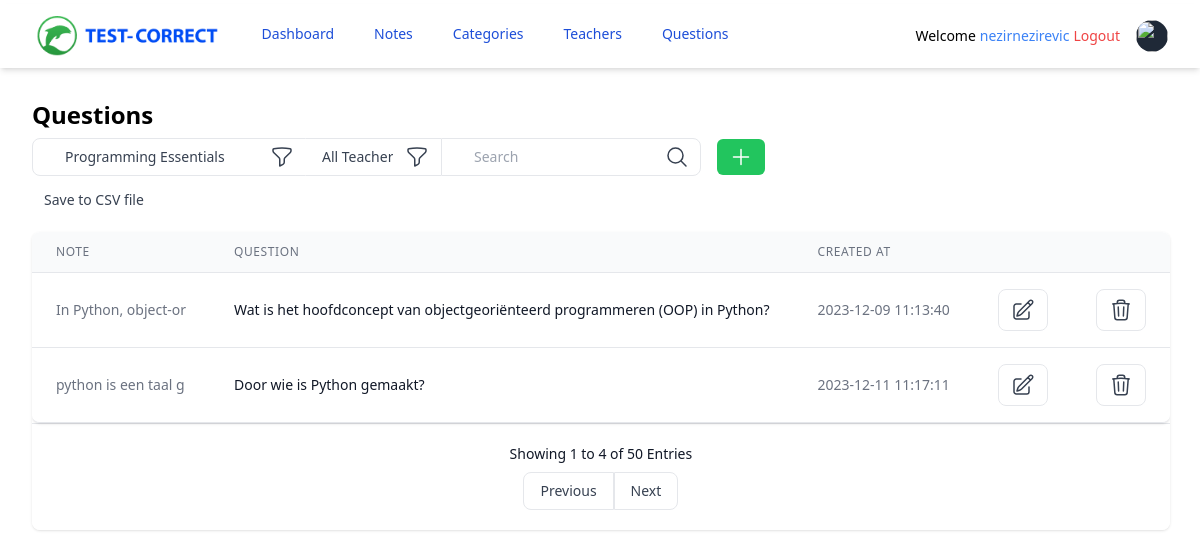
Page /questions/ (signed in) on the committed database.
### tables this page shows
CREATE TABLE questions (
            questions_id INTEGER PRIMARY KEY AUTOINCREMENT,
            note_id INTEGER NOT NULL,
            exam_question TEXT NOT NULL,            
            date_created DATETIME DEFAULT CURRENT_TIMESTAMP,            
            FOREIGN KEY (note_id) REFERENCES notes (note_id));

CREATE TABLE notes (
            note_id INTEGER PRIMARY KEY AUTOINCREMENT,
            title TEXT NOT NULL,
            note_source TEXT NOT NULL,
            is_public INTEGER NOT NULL DEFAULT 1,
            teacher_id INTEGER NOT NULL,
            category_id INTEGER NOT NULL,
            note TEXT NOT NULL,
            date_created DATETIME DEFAULT CURRENT_TIMESTAMP,            
            FOREIGN KEY (teacher_id) REFERENCES teachers (teacher_id),
            FOREIGN KEY (category_id) REFERENCES categories (category_id));

### controllers/question_controller.py (the view)
@questions_page.route("/", methods=["GET", "POST"])
def questions():
    if "user" in session:
        username = session["user"]
        question_controller = QuestionModel(DATABASE_FILE)
        get_questions = question_controller.get_all_questions()
        return render_template(
            "question/questions.html.j2", questions=get_questions, username=username
        )
    else:
        redirect(url_for("login"))

### models/question_model.py (called while the page is built)
    def __get_cursor(self):
        connection = sqlite3.connect(self.dbpath)
        cursor = connection.cursor()
        cursor.row_factory = sqlite3.Row
        return cursor

    def get_all_questions(self):
        cursor = self.__get_cursor()
        cursor.execute(
            "SELECT * FROM questions INNER JOIN notes ON notes.note_id = questions.note_id"
        )
        return cursor.fetchall()

### templates/question/questions.html.j2 (shortened to what this page needs)
{% extends "index.html.j2" %}
{% block content %}
<div class="mx-auto max-w-7xl px-2 sm:px-6 lg:px-8">
    <div class="py-8">
        <div>
            <h2 class="text-2xl font-semibold leading-tight">Questions</h2>
        </div>
        <div class="my-2 flex sm:flex-row flex-col">
            <div class="flex flex-row mb-1 sm:mb-0">
                <div class="relative">
                        <label>
                            <select
                                name="filter_value"
                                class="appearance-none text-decoration rounded-e-none rounded-s-lg border border-gray-200 border-b block pl-8 pr-20 py-2 w-full bg-white placeholder-gray-400 text-gray-700 focus:bg-white focus:placeholder-gray-600 focus:text-gray-700 focus:outline-none">
                                <option>Programming Essentials</option>
                            </select>
                        </label>
                        <div
                            class="pointer-events-none absolute inset-y-0 right-0 flex items-center px-2 text-gray-700">
                        </div>
                        <span class="h-full absolute inset-y-0 right-0 flex items-center">
                            <button
                                type="submit"
                                class="hover:bg-gray-100 bg-white rounded-s-none rounded-e-none text-gray-700 rounded-md px-3 py-1.5 transition duration-500 ease select-none hover:bg-gray-200 focus:outline-none focus:shadow-outline"
                                >
                            </button>
                        </span>
                </div>
                <div class="relative">
                    <label>
                        <select
                            class="appearance-none h-full rounded-r border-t sm:rounded-r-none sm:border-r-0 border-r border-b block appearance-none w-full bg-white border-gray-200 text-gray-700 py-2 px-4 pr-10 leading-tight focus:outline-none focus:border-l focus:border-r focus:bg-white focus:border-gray-500">
                            <option>All Teachers</option>
                        </select>
                    </label>
                    <div
                        class="pointer-events-none absolute inset-y-0 right-0 flex items-center px-2 text-gray-700">
                    </div>
                    <span class="h-full absolute inset-y-0 right-0 flex items-center">
                            <button
                                type="submit"
                                class="hover:bg-gray-100 bg-white rounded-s-none rounded-e-none text-gray-700 rounded-md px-3 py-1.5 transition duration-500 ease select-none hover:bg-gray-200 focus:outline-none focus:shadow-outline"
                                >
                            </button>
                        </span>
                </div>
            </div>
            <div class="block relative">
                    <label>
                    <input placeholder="Search"
                        name="search_value" class="appearance-none rounded-e-lg rounded-s-none border border-gray-200 border-b block pl-8 pr-6 py-2 w-full bg-white placeholder-gray-400 text-gray-700 focus:bg-white focus:placeholder-gray-600 focus:text-gray-700 focus:outline-none" />
                    </label>
                    <span class="h-full absolute inset-y-0 right-0 flex items-center pl-2">
                        <button
                            type="submit"
                            class="hover:bg-gray-100  rounded-s-none rounded-e-lg text-gray-700 rounded-md px-3 py-1.5 transition duration-500 ease select-none hover:bg-gray-200 focus:outline-none focus:shadow-outline"
                            >
                            <svg xmlns="http://www.w3.org/2000/svg" fill="none" viewBox="0 0 24 24" stroke-width="1.5" stroke="currentColor" class="w-6 h-6">
                                <path stroke-linecap="round" stroke-linejoin="round" d="M21 21l-5.197-5.197m0 0A7.5 7.5 0 105.196 5.196a7.5 7.5 0 0010.607 10.607z"></path>
                            </svg>
                        </button>
                    </span>
            </div>
            <div class="block relative">
                <span class="h-full absolute inset-y-0 left-0 flex items-center pl-2">
                        <button
                            type="submit"
                            class="border-green-500 bg-green-500 text-white rounded-md px-3 py-1.5 m-2 transition duration-500 ease select-none hover:bg-green-600 focus:outline-none focus:shadow-outline"
                            >
                            <svg xmlns="http://www.w3.org/2000/svg" fill="none" viewBox="0 0 24 24" stroke-width="1.5" stroke="currentColor" class="w-6 h-6">
                                <path stroke-linecap="round" stroke-linejoin="round" d="M12 4.5v15m7.5-7.5h-15"></path>
                            </svg>
                        </button>
                </span>
            </div>
        </div>
        <div class="block relative">
                <form action="{{ url_for('questions.generate_csv') }}" method="POST">
                    <button
                        type="submit"
                        class="hover:bg-gray-100 bg-white rounded-s-none rounded-e-none text-gray-700 rounded-md px-3 py-1.5 transition duration-500 ease select-none hover:bg-gray-200 focus:outline-none focus:shadow-outline"
                    >
                        Save to CSV file
                    </button>
                </form>
        </div>
        <div class="-mx-4 sm:-mx-8 px-4 sm:px-8 py-4 overflow-x-auto">
            <div class="inline-block min-w-full shadow rounded-lg overflow-hidden">
                <div class="flex flex-col">
                    <div class="-my-2 overflow-x-auto sm:-mx-6 lg:-mx-8">
                        <div class="py-2 align-middle inline-block min-w-full sm:px-6 lg:px-8">
                            <div class="shadow overflow-hidden border-b border-gray-200 sm:rounded-lg">
                                <table class="min-w-full divide-y divide-gray-200 text-sm">
                                    <thead class="bg-gray-50">
                                        <tr>
                                            <th scope="col" class="px-6 py-3 text-xs text-left font-medium text-gray-500 uppercase tracking-wider">
                                                Note
                                            </th>
                                            <th scope="col" class="px-6 py-3 text-xs text-left font-medium text-gray-500 uppercase tracking-wider">
                                                Question
                                            </th>
                                            <th scope="col" class="px-6 py-3 text-xs text-left font-medium text-gray-500 uppercase tracking-wider">
                                                Created at
                                            </th>
                                            <th scope="col" class="relative px-6 py-3">
                                            </th>
                                            <th scope="col" class="relative px-6 py-3">
                                            </th>
                                        </tr>
                                    </thead>
                                    <tbody class="bg-white divide-y divide-gray-200">
                                        {% for question in questions %}
                                        <tr>
                                            <td class="px-6 py-4 whitespace-nowrap text-gray-500">
                                                {{ question.note[:20] }}
                                            </td>
                                            <td class="px-6 py-4 whitespace-nowrap">
                                                <div class="text-sm text-gray-900">{{ question.exam_question }}</div>
                                            </td>
                                            <td class="px-6 py-4 whitespace-nowrap text-gray-500">
                                                {{ question.date_created }}
                                            </td>
                                            <td class="px-6 py-4 whitespace-nowrap text-right font-medium">
                                                <button type="submit" class="hover:bg-gray-100 border text-gray-700 py-2 px-3 rounded-s-lg rounded-e-lg">
                                                </button>
                                            </td>
                                            <td class="px-6 py-4 whitespace-nowrap text-right font-medium">
                                                <button type="submit" class="hover:bg-gray-100 border text-gray-700 py-2 px-3 rounded-s-lg rounded-e-lg">
                                                </button>
                                            </td>
                                        </tr>
                                        {% endfor %}
                                    </tbody>
                                </table>
                            </div>
                        </div>
                    </div>
                </div>
                <div
                    class="px-5 py-5 bg-white border-t flex flex-col xs:flex-row items-center xs:justify-between">
                    <span class="text-gray-900">
                    Showing 1 to 4 of 50 Entries
                    </span>
                    <div class="inline-flex mt-2 xs:mt-0">
                        <button
                            class="hover:bg-gray-100 border text-gray-700 py-2 px-4 rounded-s-lg">
                        Previous
                        </button>
                        <button
                            class="hover:bg-gray-100 border text-gray-700 py-2 px-4 rounded-e-lg">
                        Next
                        </button>
                    </div>
                </div>
            </div>
        </div>
    </div>
</div>
{% endblock %}

### rows in the picture
questions: note "In Python, object-or", exam_question "Wat is het hoofdconcept van objectgeoriënteerd programmeren (OOP) in Python?", date_created "2023-12-09 11:13:40"
questions: note "python is een taal g", exam_question "Door wie is Python gemaakt?", date_created "2023-12-11 11:17:11"

### other values in the picture
{{ username }} "nezirnezirevic"
